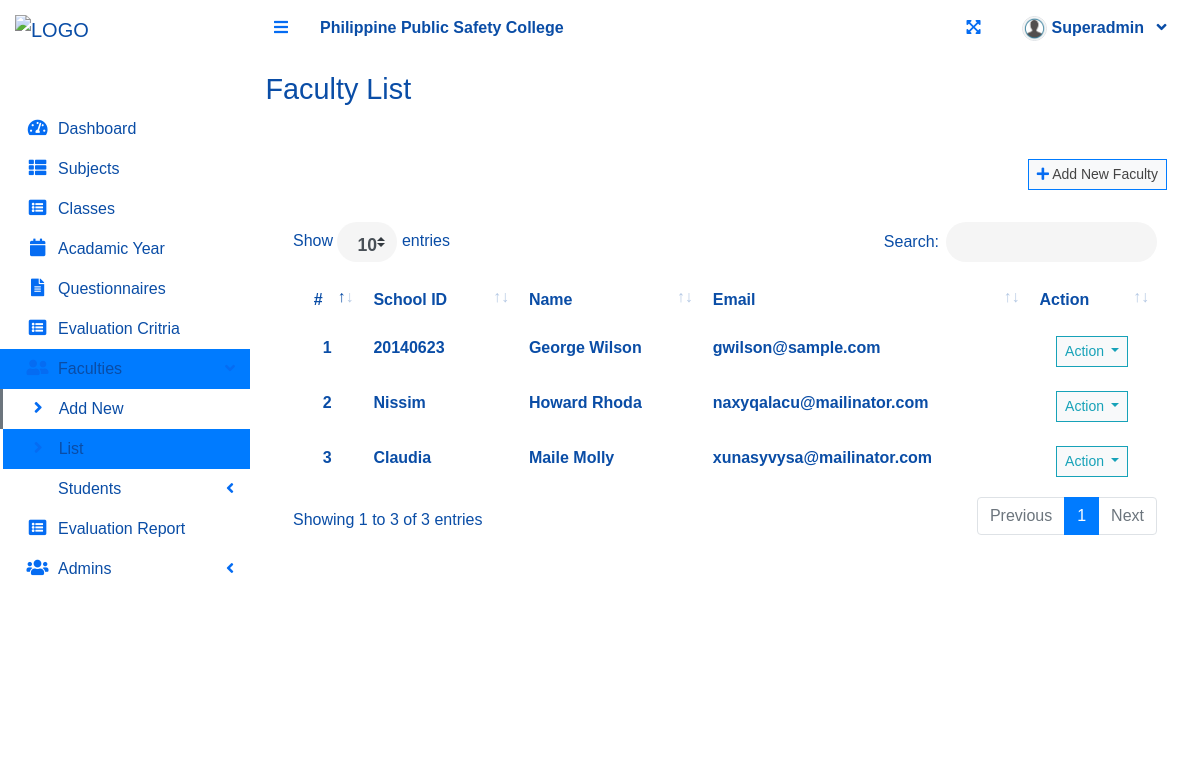
/index.php?page=faculty_list (signed in), run on the app's committed database.
### tables this page shows
CREATE TABLE `faculty_list` (
  `id` int(30) NOT NULL,
  `school_id` varchar(100) NOT NULL,
  `firstname` varchar(200) NOT NULL,
  `lastname` varchar(200) NOT NULL,
  `email` varchar(200) NOT NULL,
  `password` text NOT NULL,
  `avatar` text NOT NULL DEFAULT 'no-image-available.png',
  `date_created` datetime NOT NULL DEFAULT current_timestamp()
);

### admin/faculty_list.php (the view, shortened to what this page needs)
<?php include'db_connect.php' ?>
<div class="col-lg-12">
	<div class="card card-outline card-success">
		<div class="card-header">
			<div class="card-tools">
				<a class="btn btn-block btn-sm btn-default btn-flat border-primary" href="./index.php?page=new_faculty"><i class="fa fa-plus"></i> Add New Faculty</a>
			</div>
		</div>
		<div class="card-body">
			<table class="table tabe-hover table-borderless" id="list">
				<thead>
					<tr>
						<th class="text-center">#</th>
						<th>School ID</th>
						<th>Name</th>
						<th>Email</th>
						<th>Action</th>
					</tr>
				</thead>
				<tbody>
					<?php
					$i = 1;
					$qry = $conn->query("SELECT *,concat(firstname,' ',lastname) as name FROM faculty_list order by concat(firstname,' ',lastname) asc");
					while($row= $qry->fetch_assoc()):
					?>
					<tr>
						<th class="text-center"><?php echo $i++ ?></th>
						<td><b><?php echo $row['school_id'] ?></b></td>
						<td><b><?php echo ucwords($row['name']) ?></b></td>
						<td><b><?php echo $row['email'] ?></b></td>
						<td class="text-center">
							<button type="button" class="btn btn-default btn-sm btn-flat border-info wave-effect text-info dropdown-toggle" data-toggle="dropdown" aria-expanded="true">
		                      Action
		                    </button>
						</td>
					</tr>
				<?php endwhile; ?>
				</tbody>
			</table>
		</div>
	</div>
</div>

### header.php (style rules this page uses)
* { font-family: 'Montserrat', sans-serif; }
* { color: #0a4da6; }
i { color: #056cf2; }
.card { padding-top: 1%; border:none; box-shadow:none; }
.card-header { border:none; }
.card-success.card-outline { border:none; }

### data on the page
faculty_list: school "20140623", name "George Wilson", email "gwilson@sample.com"
faculty_list: school "Nissim", name "Howard Rhoda", email "naxyqalacu@mailinator.com"
faculty_list: school "Claudia", name "Maile Molly", email "xunasyvysa@mailinator.com"

### other printed values
$_SESSION['login_firstname'] "Superadmin"
$title "Faculty List"
